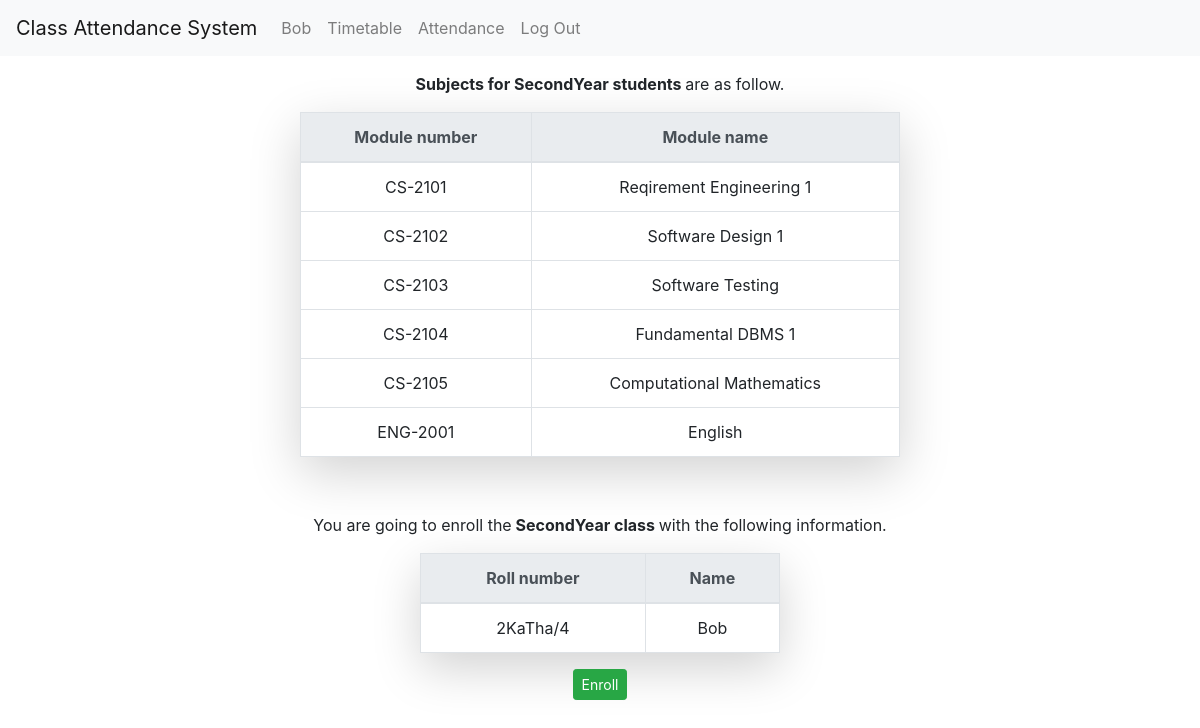
The app's page /enrollment/ (signed in) with its own data.
### attendance_app/models.py (models this page shows, shortened)
class User(AbstractUser):
    attending_year = models.CharField(max_length=10)
    roll_no_prefix = models.CharField(max_length=10,default='')
    roll_no_number = models.IntegerField(default=0)
    roll_number = models.CharField(max_length=20,default='')
    classroom      = models.CharField(max_length=20,blank=True)

class ClassroomSubject(models.Model):
    class_id = models.ForeignKey(Classroom,on_delete=models.CASCADE)
    subject  = models.ForeignKey(Subject,on_delete=models.CASCADE)
    class Meta:
        unique_together = (('class_id', 'subject'),)

class Subject(models.Model):
    module_no = models.CharField(max_length=10,primary_key=True)
    module_name = models.CharField(max_length=30)

### attendance_app/views.py (the view)
# urls.py: path('enrollment/',views.enrollment,name='enrollment'),
@login_required
def enrollment(request):
    id = request.user.id
    print(id) #5
    name           = request.user.username
    roll_no_prefix = request.user.roll_no_prefix
    roll_number    = request.user.roll_number
    attending_year = request.user.attending_year
    classroom      = request.user.classroom
    print(id,name,roll_no_prefix,roll_number,attending_year,classroom)
    if attending_year == 'FirstYear' and roll_no_prefix == '1KaTha/':
        subjects = ClassroomSubject.objects.filter(class_id="CS-ROOM-01")
    elif attending_year == 'SecondYear' and roll_no_prefix == '2KaTha/':
        subjects = ClassroomSubject.objects.filter(class_id="CS-ROOM-02")
    elif attending_year == 'ThirdYear' and roll_no_prefix == '3KaTha/':
        subjects = ClassroomSubject.objects.filter(class_id="CS-ROOM-03")
    elif attending_year == 'FourthYear' and roll_no_prefix == '4KaTha/':
        subjects = ClassroomSubject.objects.filter(class_id="CS-ROOM-04")
    if request.method == "POST":
        try:
            if attending_year == 'FirstYear' and roll_no_prefix == '1KaTha/':
                FirstYearStudent.objects.create(name=request.user.username,roll_number=roll_number,classroom_id="CS-ROOM-01")
                a = User.objects.get(id=id)
                a.classroom = 'CS-ROOM-01'
                a.save()
                return HttpResponseRedirect(reverse("index"))
            elif attending_year == 'SecondYear' and roll_no_prefix == '2KaTha/':
                SecondYearStudent.objects.create(name=request.user.username,roll_number=roll_number,classroom_id="CS-ROOM-02")
                a = User.objects.get(id=id)
                a.classroom = 'CS-ROOM-02'
                a.save()
                return HttpResponseRedirect(reverse("index"))
            elif attending_year == 'ThirdYear' and roll_no_prefix == '3KaTha/':
                ThirdYearStudent.objects.create(name=request.user.username,roll_number=roll_number,classroom_id="CS-ROOM-03")
                a = User.objects.get(id=id)
                a.classroom = 'CS-ROOM-03'
                a.save()
                return HttpResponseRedirect(reverse("index"))
            elif attending_year == 'FourthYear' and roll_no_prefix == '4KaTha/':
                FourthYearStudent.objects.create(name=request.user.username,roll_number=roll_number,classroom_id="CS-ROOM-04")
                a = User.objects.get(id=id)
                a.classroom = 'CS-ROOM-04'
                a.save()
                return HttpResponseRedirect(reverse("index"))
        except IntegrityError:
            return render(request,'attendance_system/error.html',{'msg':'You\'re already enrolled.'})
    elif request.method == "GET":
        return render(request,'attendance_system/enrollment.html',{
            'subjects':subjects,
            'name':name,
            'attending_year':attending_year,
            'roll_number':roll_number
        })
    else:
        return render(request,'attendance_system/error.html',{'msg':'Method not allowed.'})

### attendance_app/templates/attendance_system/enrollment.html (shortened to what this page needs)
{% extends "attendance_system/layout.html" %}
{% load static %}
{% block body %}
<link rel="stylesheet" type="text/css" href="{% static 'attendance/enrollment.css' %}">
<div align="center" class="m-3">
    <b>Subjects for {{attending_year}} students </b>are as follow.
</div>
<table class="table table-bordered shadow-lg" style="width:50%" align="center">
    <thead class="thead-light">
        <tr align="center">
            <th scope="col">Module number</th>
            <th scope="col">Module name</th>
        </tr>
    </thead>
    <tbody>
        {% for subject in subjects %}
        <tr align="center">
            <td scope="row">{{ subject.subject.module_no }} </td>
            <td scope="row">{{ subject.subject.module_name }} </td>
        </tr>
{% endfor %}
    </tbody>
</table>
<br>
<div align="center" class="m-3">
   You are going to enroll the<b> {{attending_year}} class </b>with the following information.
</div>
<table class="table table-bordered shadow-lg" style="width:30%" align="center">
    <thead class="thead-light">
        <tr align="center">
            <th scope="col">Roll number</th>
            <th scope="col">Name</th>
        </tr>
    </thead>
    <tbody>
        <tr align="center">
            <td>{{ roll_number }}</td>
            <td>{{ name }}</td>
        </tr>
    </tbody>
</table>
<div align="center">
    <form action="{% url 'enrollment' %}" method=POST>
    <button class="btn btn-success btn-sm" type="submit">Enroll</button>
</form>
</div>
{% endblock body %}

### attendance_app/templates/attendance_system/layout.html (shortened to what this page needs)
{% load static %}
<!DOCTYPE html>
<html lang="en">
    <head>
        <link rel="stylesheet" href="https://stackpath.bootstrapcdn.com/bootstrap/4.4.1/css/bootstrap.min.css">
        <link rel="stylesheet" href="https://cdnjs.cloudflare.com/ajax/libs/font-awesome/4.7.0/css/font-awesome.min.css">
    </head>
    <body>
        <nav class="navbar navbar-expand-lg navbar-light bg-light sticky-top">
            <a class="navbar-brand" href="{% url 'index' %}">Class Attendance System</a>
        <div class="collapse navbar-collapse" id="here">
            <ul class="navbar-nav mr-auto">
            {% if user.is_authenticated %}
                <li class="nav-link">{{ user.username }}</li>
                <li class="nav-item">
                    <a class="nav-link" href="{% url 'timetable' %}">Timetable</a>
                </li>
                 <li class="nav-item">
                    <a class="nav-link" href="{% url 'attendance' %}">Attendance</a>
                </li>
                <li class="nav-item">
                    <a class="nav-link" href="{% url 'logout' %}">Log Out</a>
                </li>
            {% endif %}
        </ul>
    </div>
</nav>
            {% block body %}
            {% endblock %}
    </body>
</html>

### records on screen
User: username "Bob", attending_year "SecondYear", roll_number "2KaTha/4"
ClassroomSubject: subject.module_no "CS-2101", subject.module_name "Reqirement Engineering 1"
ClassroomSubject: subject.module_no "CS-2102", subject.module_name "Software Design 1"
ClassroomSubject: subject.module_no "CS-2103", subject.module_name "Software Testing"
ClassroomSubject: subject.module_no "CS-2104", subject.module_name "Fundamental DBMS 1"
ClassroomSubject: subject.module_no "CS-2105", subject.module_name "Computational Mathematics"
ClassroomSubject: subject.module_no "ENG-2001", subject.module_name "English"
